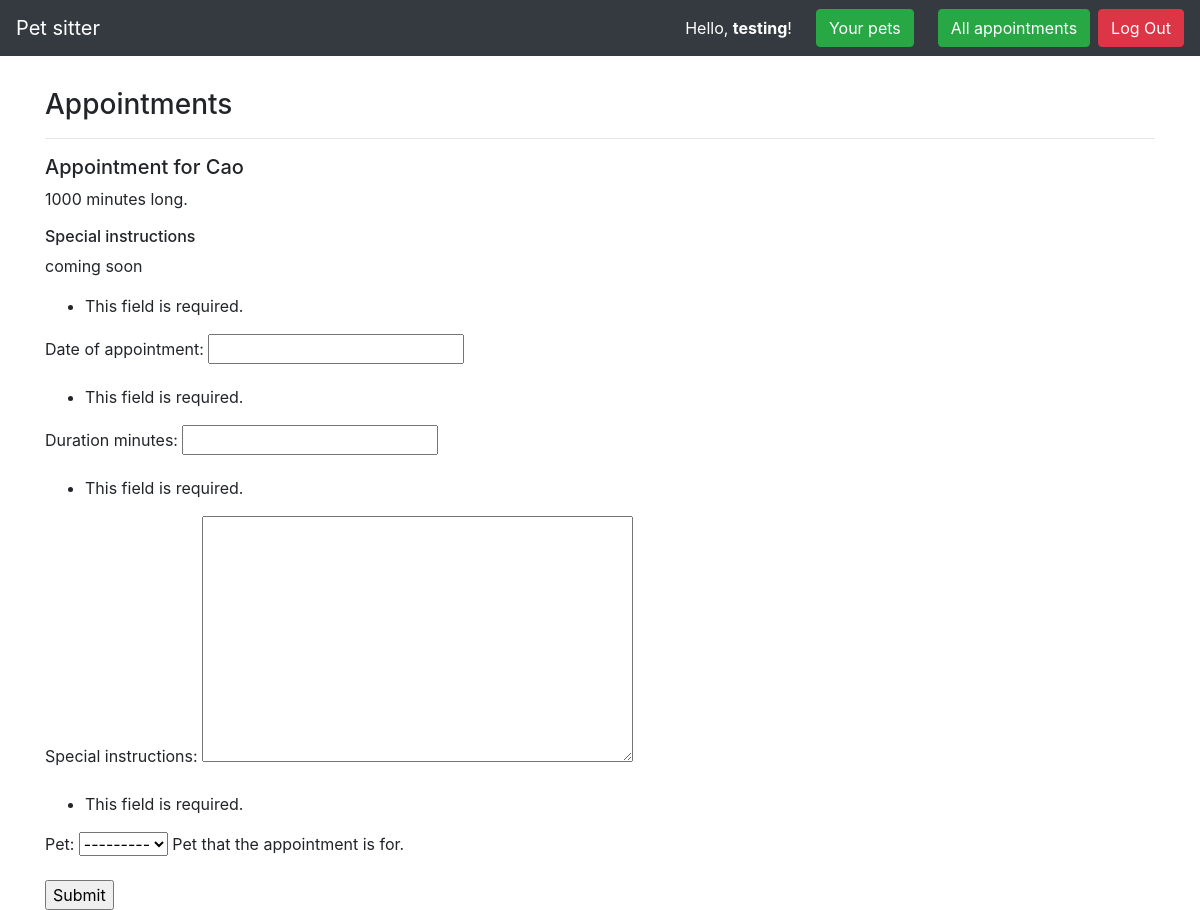
Page /calendar/ (signed in) on the committed database.
### pet_app/models.py (models this page shows)
class Appointment(models.Model):
	pet = models.ForeignKey(Pet, on_delete=models.CASCADE, help_text="Pet that the appointment is for.")
	date_of_appointment = models.DateField()
	duration_minutes = models.IntegerField()
	special_instructions = models.TextField()

class Pet(models.Model):
	pet_name = models.CharField(max_length=100, help_text="Pet Name")
	species = models.CharField(max_length=50, help_text="Species")
	breed = models.CharField(max_length=50, help_text="Breed")
	weight_in_pounds = models.IntegerField()
	owner = models.ForeignKey(User, on_delete=models.CASCADE, help_text="Pet Owner")
	def __str__(self):
		return str(self.pet_name)

### pet_app/views.py (the view, shortened to what this page needs)
# urls.py: path('calendar/', views.AppointmentListView.as_view(), name='appointment_list'),
class AppointmentListView(LoginRequiredMixin, ListView):
    login_url = reverse_lazy('login')
    model = Appointment
    def get(self, request):
        context = {
            'appointments': self.get_queryset().filter(
                        date_of_appointment__gte=timezone.now()
                        ).filter(pet__owner=request.user).order_by('date_of_appointment'),
            'form': AppointmentForm(request.POST)
        }
        return render(request, 'pet_app/appointment_list.html', context)

### pet_app/forms.py
class AppointmentForm(forms.ModelForm):
    class Meta:
        model = Appointment
        fields = ('date_of_appointment', 'duration_minutes',
                  'special_instructions', 'pet')

### pet_app/templates/pet_app/appointment_list.html (shortened to what this page needs)
{% extends "base.html" %}
{% block content %}
  <h3>Appointments</h3>
  <hr>
  {% if appointments %}
      {% for appointment in appointments %}
        <div class="row">
            <div class="col">
                <h5>Appointment for {{ appointment.pet.pet_name }}</h5>
                <p>{{ appointment.duration_minutes }} minutes long.</p>
                <h6>Special instructions</h6>
                <p>{{ appointment.special_instructions }}</p>
            </div>
        </div>
      {% endfor %}
  {% else %}
    <div class="alert alert-primary" role="alert">No appointments to display.</div>
  {% endif %}
  {% if request.user.is_authenticated %}
  <form method='POST'>
    {{ form.as_p }}
    <input type="submit" value="Submit">
  </form>
  {% endif %}
{% endblock %}

### pet_app/templates/base.html (shortened to what this page needs)
<!doctype html>
<html lang="en">
	<head>
		<link rel="stylesheet" href="https://stackpath.bootstrapcdn.com/bootstrap/4.3.1/css/bootstrap.min.css"
>
	</head>
	<body>
		<nav class="navbar navbar-expand-md navbar-dark bg-dark">
			<a class="navbar-brand" href="{% url 'index' %}">Pet sitter</a>
			<form class="form-inline ml-auto">
				{% if request.user.is_authenticated %}
					<div class="text-white">Hello, <strong>{{ request.user.username }}</strong>!</div>
					<a href="{% url 'pet_list' %}" class="btn btn-success ml-4">Your pets</a>
					<a href="{% url 'appointment_list' %}" class="btn btn-success ml-4">All appointments</a>
					<a href="{% url 'logout' %}" class="btn btn-danger ml-2">Log Out</a>
				{% else %}
				<a href="{% url 'login' %}" class="btn btn-secondary ml-2">Log In</a>
				<a href="{% url 'signup' %}" class="btn btn-primary ml-2">Sign Up</a>
				{% endif %}
			</form>
		</nav>
		<main role="main" class="container" style="margin-top: 4vh;">
			{% block content %}{% endblock %}
		</main>
	</body>

### rows in the picture
Appointment: pet.pet_name "Cao", duration_minutes "1000", special_instructions "coming soon"

### other values in the picture
{{ request.user.username }} "testing"
